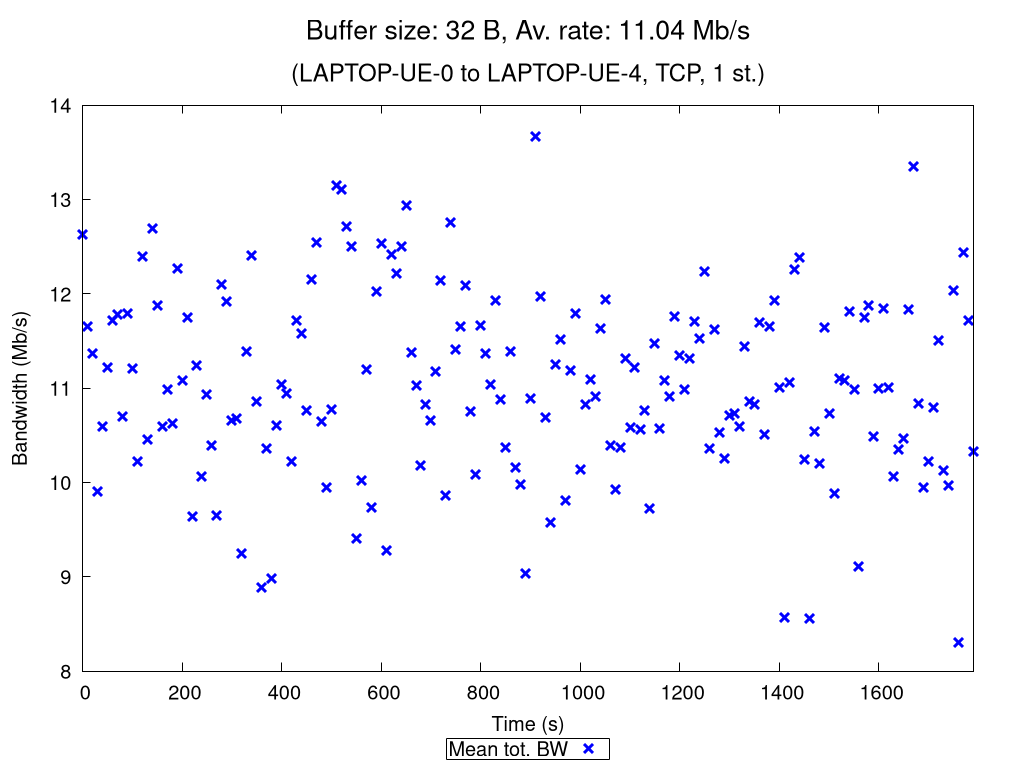

Write gnuplot code to recreate this figure.
set terminal pngcairo nocrop enhanced size 1024,768 font "Verdana,15"
set output "TCP_1_st_2020_10_18_09-41-26_one2two_00032B.png"

set title "{/=20 Buffer size: 32 B, Av. rate: 11.04 Mb/s}\n\n{/=18 (LAPTOP-UE-0 to LAPTOP-UE-4, TCP, 1 st.)}"

set xlabel "Time (s)"
set ylabel "Bandwidth (Mb/s)"
set ytics nomirror
set key bmargin center horizontal box samplen 1 width -1
set bmargin 4.6
set rmargin 4.5

rf = 1000000.0  # rate factor
set style fill transparent solid 0.2 noborder
set autoscale xfix
plot "TCP_1_st_2020_10_18_09-41-26_one2two_00032B_iperf_processed.dat" using 1:($2/rf-$3/rf):($2/rf+$3/rf) with filledcurves lc rgb "blue" notitle, \
     "" using 1:($2/rf) with points pt 2 ps 1.5 lw 3 lc rgb "blue" title "Mean tot. BW", \
